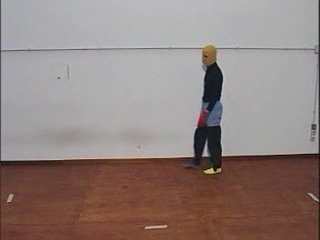
#> input picture frame 59 of Projekte/Video_2/Aufgabe_2/Micro-dance_2_.avi, 320 x 240 px
$ python red_glove.py
#> lines starting #> are read from the running program, lines starting #| are printed output that depends on the picture; after the words box and inside, x2 and y2 are one past the last pixel; in counts of white or black regions, pixels touching at a corner belong together
import numpy as np
import cv2

# Callback Funktion für Slider, sie tut nichts
def do_nothing():
    return

# Video aus Datei öffnen
cap = cv2.VideoCapture('Micro-dance_2_.avi')

# drei Slider für Threshold
cv2.namedWindow("Video")
cv2.createTrackbar("Blau", "Video", 10, 40, do_nothing)
cv2.createTrackbar("Gruen", "Video", 15, 40, do_nothing)
cv2.createTrackbar("Rot", "Video", 20, 40, do_nothing)

# Rot, Grün und Blau Festwerte
blauWert = 40#56
gruenWert = 35#54
rotWert = 105#82


while cap.isOpened():
    ret, frame = cap.read()
#> frame is the input picture: shape (240, 320, 3); mean B, G, R 126.2, 129.9, 145.4

    # Video in drei Farbkanäle splitten
    b, g, r = cv2.split(frame)
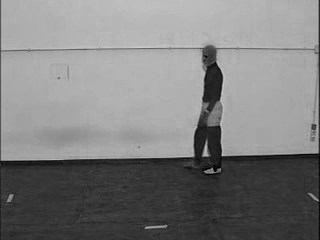
#> b: shape (240, 320); min 0, max 204, mean 126.2
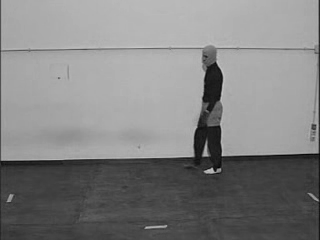
#> g: shape (240, 320); min 0, max 200, mean 129.9
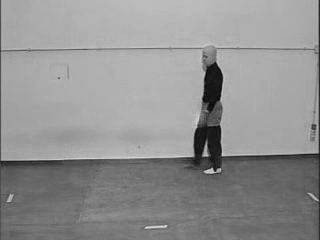
#> r: shape (240, 320); min 4, max 222, mean 145.4

    # Übergabe der Sliderwerte
    b_Threshold = cv2.getTrackbarPos("Blau", "Video")
    g_Threshold = cv2.getTrackbarPos("Gruen", "Video")
    r_Threshold = cv2.getTrackbarPos("Rot", "Video")

    # Farbmasken berechnen

    b_Mask = cv2.inRange(b, blauWert-b_Threshold, blauWert+b_Threshold)
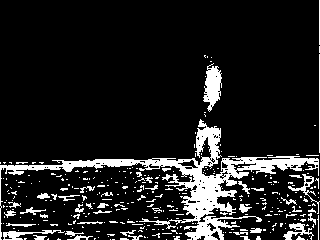
#> b_Mask: shape (240, 320); 12.6% white; 336 white regions (293 under 20 px), largest, box (x1, y1, x2, y2) and area: (0, 119, 319, 240) 5801, (203, 63, 222, 112) 548, (3, 230, 65, 240) 222
    g_Mask = cv2.inRange(g, gruenWert-g_Threshold, gruenWert+g_Threshold)
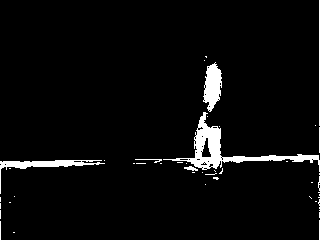
#> g_Mask: shape (240, 320); 4.2% white; 47 white regions (39 under 20 px), largest, box (x1, y1, x2, y2) and area: (163, 112, 320, 172) 1600, (203, 62, 222, 112) 614, (0, 160, 105, 194) 601
    r_Mask = cv2.inRange(r, rotWert-r_Threshold, rotWert+r_Threshold)
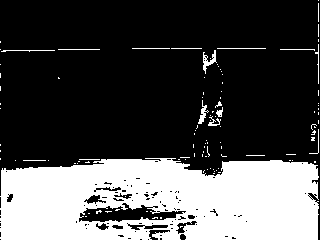
#> r_Mask: shape (240, 320); 30.1% white; 108 white regions (92 under 20 px), largest, box (x1, y1, x2, y2) and area: (0, 158, 319, 240) 22106, (203, 50, 217, 74) 124, (198, 100, 209, 124) 93


    # Multiplikation der Einzelmasken

    mask = r_Mask * g_Mask * b_Mask
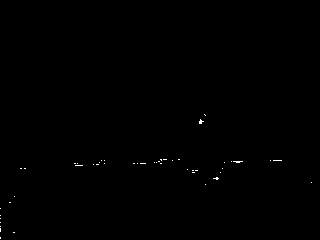
#> mask: shape (240, 320); 0.17% white in thin lines or dots, all inside (x1, y1, x2, y2) = (0, 114, 312, 239)


    # Maske darstellen
    cv2.imshow('Video', mask)

    if cv2.waitKey(25) != -1:
#> (key Esc is pressed here)
        break


cap.release()
cv2.destroyAllWindows()
